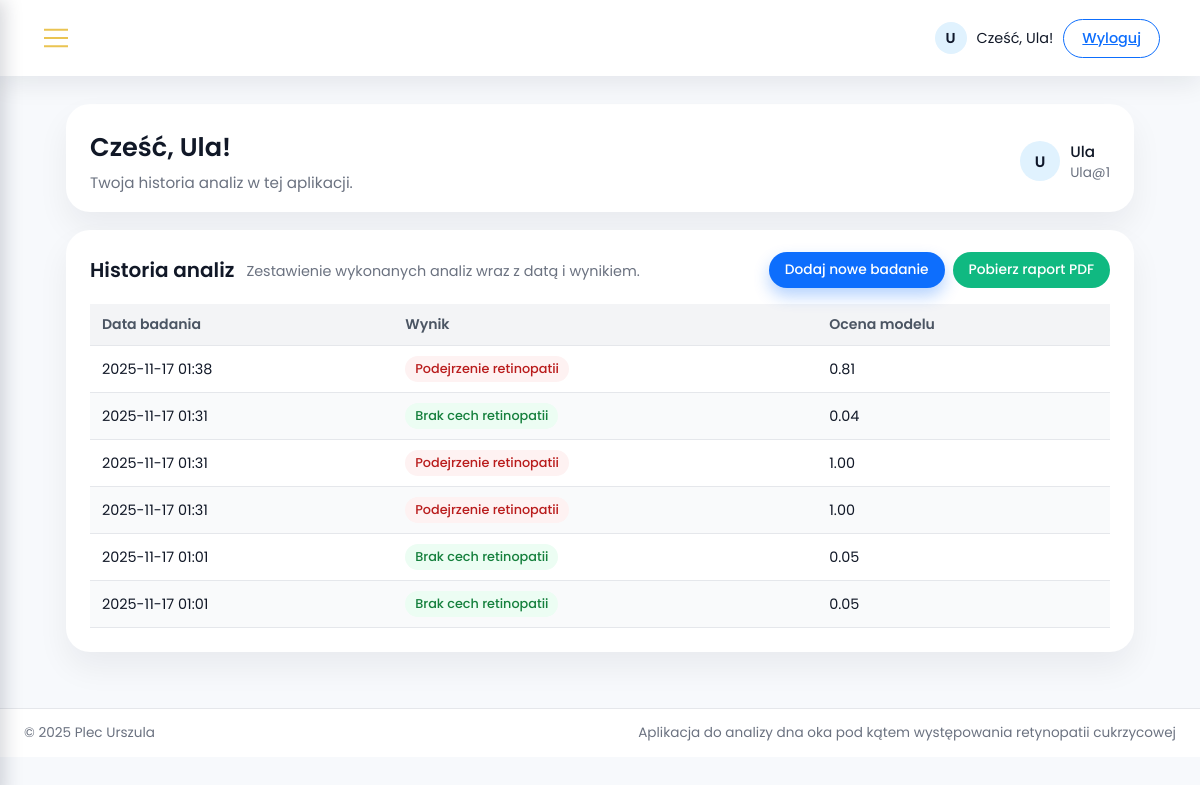
Page /account (signed in) on the committed database.
### main.py (models this page shows, shortened)
class User(UserMixin, db.Model):
    id = db.Column(db.Integer, primary_key=True)
    name = db.Column(db.String(80))  # imię / nazwa użytkownika
    email = db.Column(db.String(120), unique=True, nullable=False)
    password_hash = db.Column(db.String(255), nullable=False)
    created_at = db.Column(db.DateTime, default=datetime.datetime.utcnow)
    analyses = db.relationship("AnalysisRecord", backref="user", lazy=True)

class AnalysisRecord(db.Model):
    id = db.Column(db.Integer, primary_key=True)
    date = db.Column(db.DateTime, default=datetime.datetime.utcnow)
    result = db.Column(db.Integer)  # 0 = brak cech, 1 = podejrzenie
    score = db.Column(db.Float)  # np. prawdopodobieństwo modelu
    image_path = db.Column(db.String(255))
    pdf_url = db.Column(db.String(255))
    user_id = db.Column(db.Integer, db.ForeignKey("user.id"), nullable=False)

### main.py (the view)
@app.route("/account")
@login_required
def account():
    records = (
        AnalysisRecord.query.filter_by(user_id=current_user.id)
        .order_by(AnalysisRecord.date.desc())
        .all()
    )
    return render_template("account.html", records=records)

### main.py (called while the page is built)
@login_manager.user_loader
def load_user(user_id):
    return User.query.get(int(user_id))

### templates/account.html (shortened to what this page needs)
<!DOCTYPE html>
<html lang="pl">
<head>
  <link rel="stylesheet" href="{{ url_for('static', filename='style3.css') }}">
</head>
<body>
<header class="main-header">
  <img id="menuIcon" onclick="toggleMenu()" src="{{ url_for('static', filename='IMG/burger.svg') }}" alt="menu" class="icon">
  <div class="header-buttons">
    {% if current_user.is_authenticated %}
      <div class="user-greeting">
        <div class="avatar-circle-header">
          {{ (current_user.name or current_user.email)[0]|upper }}
        </div>
        <span class="greeting-text">
          Cześć, {{ current_user.name or current_user.email }}!
        </span>
        <a href="{{ url_for('logout') }}" class="btn btn-outline">Wyloguj</a>
      </div>
    {% else %}
      <img src="{{ url_for('static', filename='IMG/account.svg') }}" alt="Logo konta" class="logo-icon">
      <a href="{{ url_for('login') }}" class="btn">Zaloguj się</a>
      <a href="{{ url_for('register') }}" class="btn btn-outline">Zarejestruj się</a>
    {% endif %}
  </div>
</header>
<main class="account-section">
 <section class="account-card">
  <div class="account-header">
    <div>
      <h1>Cześć, {{ current_user.name or current_user.email }}!</h1>
      <p class="account-subtitle">
        Twoja historia analiz w tej aplikacji.
      </p>
    </div>
    <div class="account-user">
      <div class="avatar-circle">
        <span>{{ (current_user.name or current_user.email)[0]|upper }}</span>
      </div>
      <div class="account-user-info">
        <span class="user-name">
          {{ current_user.name or current_user.email }}
        </span>
        <span class="user-email">
          {{ current_user.email }}
        </span>
      </div>
    </div>
  </div>
</section>
  <section class="history-card">
    <div class="history-header">
      <h2>Historia analiz</h2>
      <p class="history-subtitle">
        Zestawienie wykonanych analiz wraz z datą i wynikiem.
      </p>
      <div style="display:flex; gap:8px; flex-wrap:wrap;">
        <a href="{{ url_for('upload') }}" class="btn-primary-small">
          Dodaj nowe badanie
        </a>
        {% if records and records|length > 0 %}
          <a href="{{ url_for('download_all_pdf') }}" class="btn-primary-small" style="background:#10b981; box-shadow:none;">
            Pobierz raport PDF
          </a>
        {% endif %}
      </div>
    </div>
    {% if records and records|length > 0 %}
      <div class="history-table-wrapper">
        <table class="history-table">
          <thead>
            <tr>
              <th>Data badania</th>
              <th>Wynik</th>
              <th>Ocena modelu</th>
            </tr>
          </thead>
          <tbody>
          {% for r in records %}
            <tr>
              <td>{{ r.date.strftime("%Y-%m-%d %H:%M") if r.date else "-" }}</td>
              <td>
                {% if r.result == 0 %}
                  <span class="result-badge result-ok">Brak cech retinopatii</span>
                {% else %}
                  <span class="result-badge result-risk">Podejrzenie retinopatii</span>
                {% endif %}
              </td>
              <td>
                {% if r.score is not none %}
                  {{ "%.2f"|format(r.score) }}
                {% else %}
                  –
                {% endif %}
              </td>
            </tr>
          {% endfor %}
          </tbody>
        </table>
      </div>
    {% else %}
      <p class="history-empty">
        Brak zapisanych analiz. Po wykonaniu badania w zakładce
        <strong>„Dodaj zdjęcie”</strong> wyniki pojawią się tutaj.
      </p>
    {% endif %}
  </section>
</main>
<footer class="main-footer">
  <div class="footer-inner">
    <span>© 2025 Plec Urszula</span>
    <span> Aplikacja do analizy dna oka pod kątem występowania retynopatii cukrzycowej</span>
  </div>
</footer>
</body>
</html>

### static/style3.css (style rules this page uses)
*, *::before, *::after { box-sizing: border-box; }
body { margin: 0; font-family: "Poppins", sans-serif; background: #f7f9fc; color: #111827; }
main { padding: 104px 16px 56px; }
.main-header { position: fixed; top: 0; left: 0; right: 0; height: 76px; padding: 0 40px; display: flex; align-items: center; justify-content: space-between; background: #ffffff; box-shadow: 0 8px 24px rgba(15, 23, 42, 0.08); z-index: 1000; }
.icon { width: 32px; height: 32px; cursor: pointer; transition: transform 0.15s ease, opacity 0.15s ease; }
.header-buttons { display: flex; align-items: center; gap: 12px; }
.btn { border: none; border-radius: 999px; padding: 8px 18px; font-size: 0.9rem; font-weight: 500; cursor: pointer; background: #0d6efd; color: #ffffff; display: inline-flex; align-items: center; justify-content: center; gap: 6px; box-shadow: 0 8px 16px rgba(13, 110, 253, 0.3); transition: background 0.15s ease, transform 0.15s ease, box-shadow 0.15s ease; white-space: nowrap; }
.btn-outline { background: transparent; border: 1px solid #0d6efd; color: #0d6efd; box-shadow: none; }
.account-section { max-width: 1100px; margin: 0 auto; display: flex; flex-direction: column; gap: 18px; }
.account-card { background: #ffffff; border-radius: 24px; padding: 24px 24px 18px; box-shadow: 0 16px 32px rgba(15, 23, 42, 0.06); }
.account-header { display: flex; flex-wrap: wrap; justify-content: space-between; gap: 16px; align-items: center; }
.account-header h1 { margin: 0; font-size: 1.6rem; font-weight: 600; }
.account-subtitle { margin: 4px 0 0; font-size: 0.95rem; color: #6b7280; }
.account-user { display: flex; align-items: center; gap: 10px; }
.avatar-circle { width: 40px; height: 40px; border-radius: 999px; background: #e0f2fe; display: flex; align-items: center; justify-content: center; font-weight: 600; color: #0f172a; font-size: 0.95rem; }
.account-user-info { display: flex; flex-direction: column; }
.user-name { font-size: 0.95rem; font-weight: 500; }
.user-email { font-size: 0.85rem; color: #6b7280; }
.history-card { background: #ffffff; border-radius: 24px; padding: 22px 24px 24px; box-shadow: 0 16px 32px rgba(15, 23, 42, 0.06); }
.history-header { display: flex; align-items: center; justify-content: space-between; gap: 12px; flex-wrap: wrap; }
.history-header h2 { margin: 0; font-size: 1.25rem; font-weight: 600; }
.history-subtitle { margin: 2px 0 0; font-size: 0.9rem; color: #6b7280; flex: 1 1 auto; }
.btn-primary-small { border-radius: 999px; padding: 8px 16px; font-size: 0.86rem; font-weight: 500; border: none; cursor: pointer; background: #0d6efd; color: #ffffff; text-decoration: none; box-shadow: 0 8px 16px rgba(13, 110, 253, 0.3); white-space: nowrap; transition: background 0.15s ease, transform 0.15s ease, box-shadow 0.15s ease; }
.history-table-wrapper { margin-top: 16px; overflow-x: auto; }
.history-table { width: 100%; border-collapse: collapse; font-size: 0.9rem; }
.history-table thead { background: #f3f4f6; }
.history-table th, .history-table td { padding: 10px 12px; text-align: left; border-bottom: 1px solid #e5e7eb; }
.history-table th { font-weight: 600; font-size: 0.88rem; color: #4b5563; }
.history-table tbody tr:nth-child(even) { background: #f9fafb; }
.result-badge { display: inline-flex; align-items: center; justify-content: center; padding: 4px 10px; border-radius: 999px; font-size: 0.8rem; font-weight: 500; }
.result-ok { background: #ecfdf3; color: #15803d; }
.result-risk { background: #fef2f2; color: #b91c1c; }
.main-footer { border-top: 1px solid #e5e7eb; background: #ffffff; padding: 14px 24px; font-size: 0.85rem; color: #6b7280; }
.footer-inner { max-width: 1200px; margin: 0 auto; display: flex; flex-wrap: wrap; justify-content: space-between; gap: 8px; }
.user-greeting { display: flex; align-items: center; gap: 10px; }
.avatar-circle-header { width: 32px; height: 32px; border-radius: 999px; background: #e0f2fe; display: flex; align-items: center; justify-content: center; font-weight: 600; font-size: 0.9rem; color: #0f172a; }
.greeting-text { font-size: 0.9rem; color: #111827; }

### rows in the picture
User: name "U", name "Ula", email "Ula@1"
AnalysisRecord: date "2025-11-17 01:38", result "Podejrzenie retinopatii", score "0.81"
AnalysisRecord: date "2025-11-17 01:31", result "Brak cech retinopatii", score "0.04"
AnalysisRecord: date "2025-11-17 01:31", result "Podejrzenie retinopatii", score "1.00"
AnalysisRecord: date "2025-11-17 01:31", result "Podejrzenie retinopatii", score "1.00"
AnalysisRecord: date "2025-11-17 01:01", result "Brak cech retinopatii", score "0.05"
AnalysisRecord: date "2025-11-17 01:01", result "Brak cech retinopatii", score "0.05"
